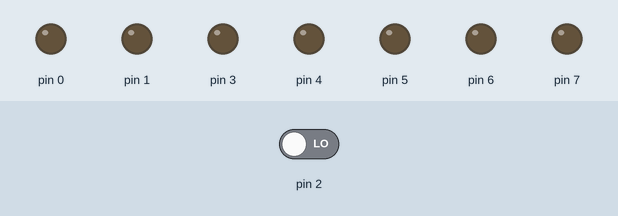
A sketch run on a simulated Arduino Uno, built with avr-gcc and run on an emulated ATmega328P. Parts: output pins drawn as LEDs (lit = HIGH). The test bench sets the inputs (shaded band); at power-on: pin 2 LOW.

Above: at 0.8 s.
0.9 s: pin 2 driven HIGH
At 1.2 s:
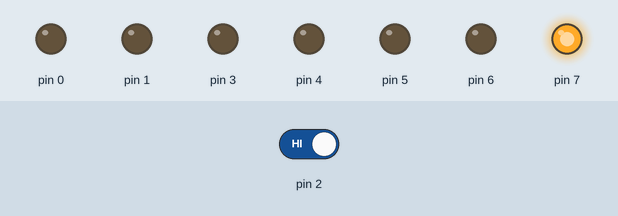
2.4 s: pin 2 driven LOW
At 3.6 s:
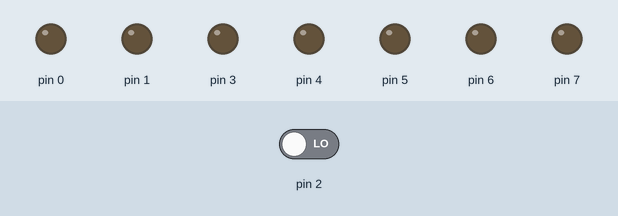
Timing chart, 0 to 5.4 s (numbered marks = the images above; inputs shaded):
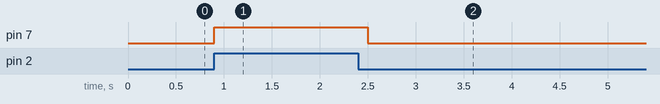

Measured:
- after the input at 0.9 s, pin 7: LOW → HIGH at once
- after the input at 2.4 s, pin 7: HIGH → LOW after 0.10 s

The sketch:

9.2.ino
```cpp
#include <avr/io.h>
#include <util/delay.h>
#define setbit(x,y) (x|=y)
#define clearbit(x,y)(x&=~y)
#define bitn(p) (0x01<<p)

int main (void)
{
  DDRD = 0xFB;

  while(true){
    if (PIND & 0x04){
      PORTD = 0x80;
      _delay_ms(200);
    }

    PORTD = 0x00;
  }
}
```
